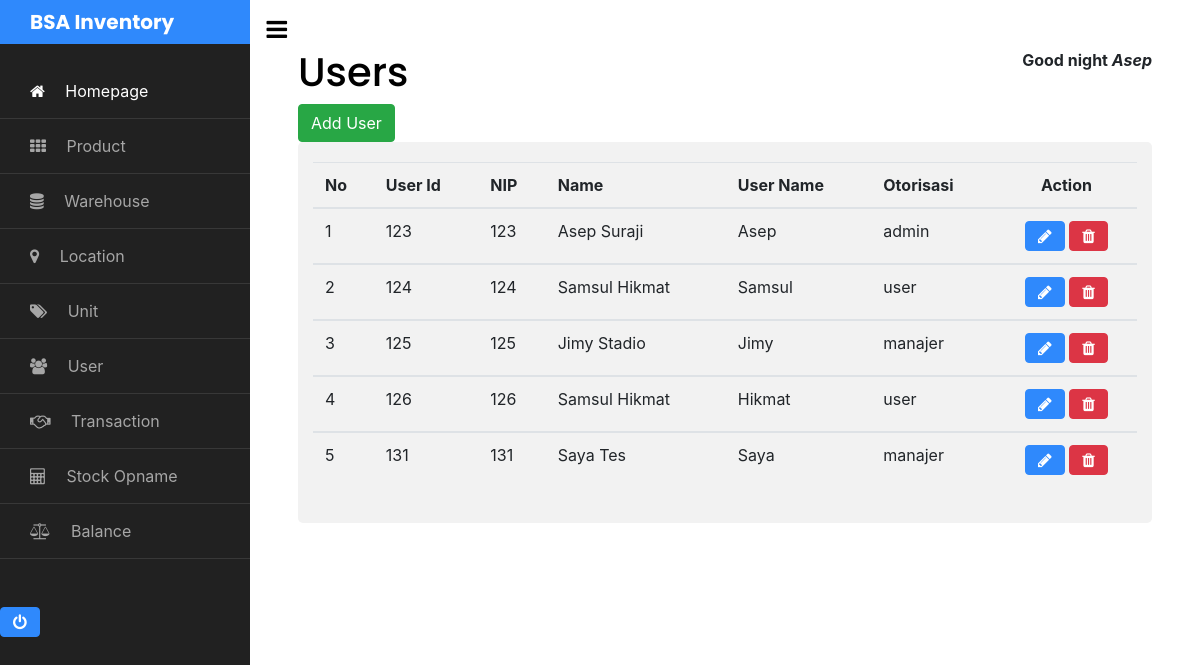
The app's page /pages/user.php (signed in) with its own data.
### tables this page shows
CREATE TABLE `t_user` (
  `id_user` int(11) NOT NULL,
  `nip` varchar(16) DEFAULT NULL,
  `nama` varchar(45) DEFAULT NULL,
  `pass` varchar(16) DEFAULT NULL,
  `user_name` varchar(16) DEFAULT NULL,
  `otorisasi` varchar(14) NOT NULL
);

### pages/user.php (the view)
<?php
include '../include/sidebar.php';
?>
<div>
   <h1>Users</h1>
   <a href="form-user.php" class="btn btn-success">Add User</a>
</div>
<div class="container" style="overflow-x: auto;">
  <table class="table table-hover">
    <thead>
      <tr>
        <th>No</th>
        <th>User Id</th>
        <th>NIP</th>
        <th>Name</th>
        <th>User Name</th>
        <th>Otorisasi</th>
        <th colspan="2"><center>Action</center></th>
      </tr>
    </thead>
    <?php
      include '../include/config.php';
      $no = 1;
      $query="SELECT * FROM t_user";
      $hasil=mysqli_query($conn, $query);
      While($row=mysqli_fetch_array ($hasil)){
    ?>
    <tbody>
      <tr>
        <td><?php echo $no++; ?></td>
        <td><?php echo $row['id_user']; ?></td>
        <td><?php echo $row['nip']; ?></td>
        <td><?php echo $row['nama']; ?></td>
        <td><?php echo $row['user_name']; ?></td>
        <td><?php echo $row['otorisasi']; ?></td>
        <td>
            <center><a href="user-edit.php?id_user=<?php echo $row['id_user'];?>" data-toggle="tooltip" data-placement="right" title="Edit" class="btn btn-custon-rounded-three btn-primary"><i class="fa fa-pencil"></i></a>
            <a href="../model/act-user-delete.php?id_user=<?php echo $row['id_user'];?>" onclick="return confirm('Yakin ingin hapus data?')" class="btn btn-custon-rounded-three btn-danger" data-toggle="tooltip" data-placement="right" title="Hapus"><i class="fa fa-trash"></i></a></center>
        </td>
      </tr>
    <?php } ?>
    </tbody>
  </table>
</div>
<?php include '../include/footer.php' ?>

### records on screen
t_user: id_user "123", nip "123", nama "Asep Suraji", user_name "Asep", otorisasi "admin"
t_user: id_user "124", nip "124", nama "Samsul Hikmat", user_name "Samsul", otorisasi "user"
t_user: id_user "125", nip "125", nama "Jimy Stadio", user_name "Jimy", otorisasi "manajer"
t_user: id_user "126", nip "126", nama "Samsul Hikmat", user_name "Hikmat", otorisasi "user"
t_user: id_user "131", nip "131", nama "Saya Tes", user_name "Saya", otorisasi "manajer"

### other values on screen
$_SESSION['user_name'] "Asep"
